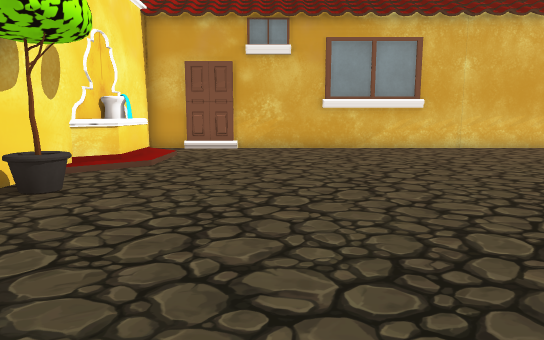
[1] (above)

13 first-person views from a walk through a Unity game level. The camera is 1.2 m above the floor, tilts 8° down and sees 70° across. The floor is counted in squares, 1 m on a side. Each view is taken from the middle of a square. On the plan, view 1 faces up. The plan holds only what a view shows up to about 15 squares ahead; the rest is blank. The place goes on beyond the plan. The player character is not drawn.

[2]
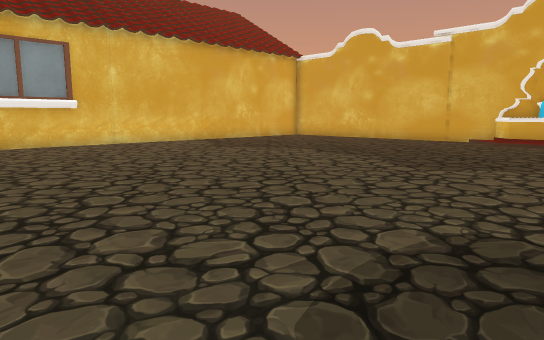

[3]
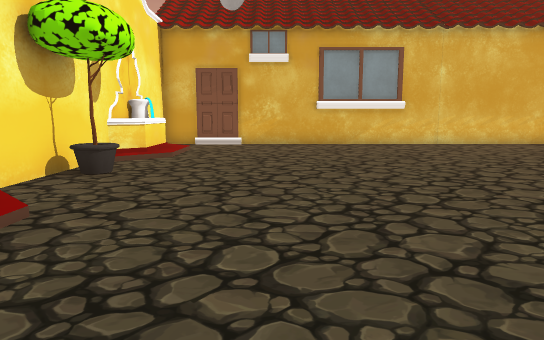

[4]
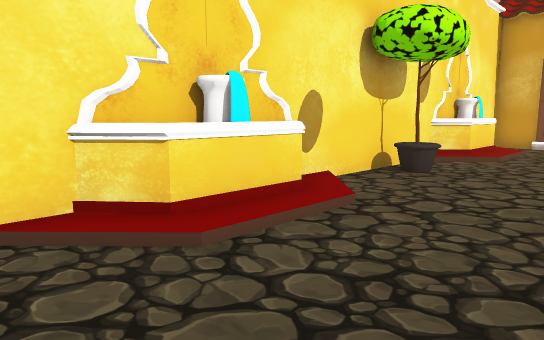

[5]
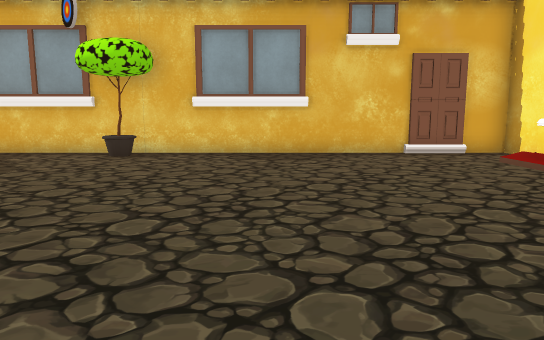

[6]
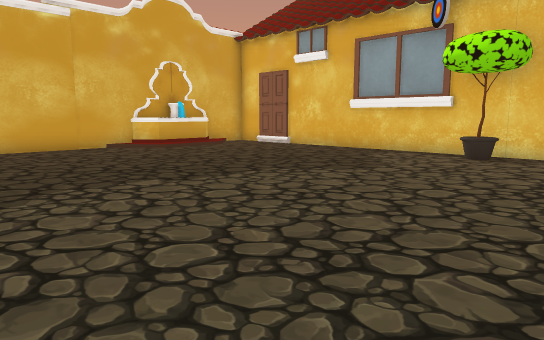

[7]
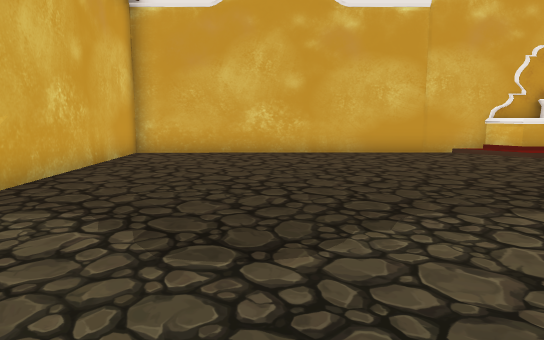

[8]
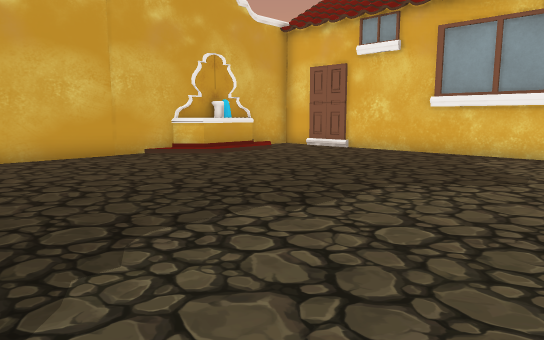

[9]
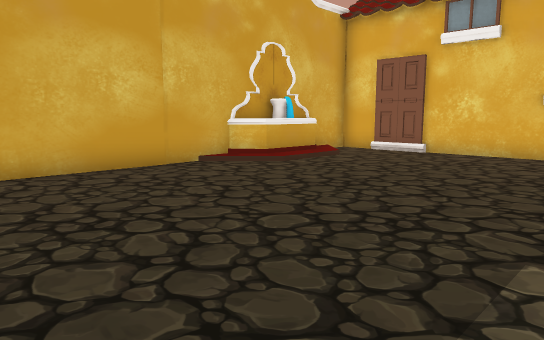

[10]
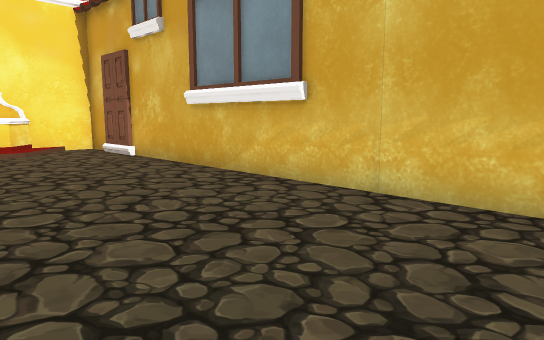

[11]
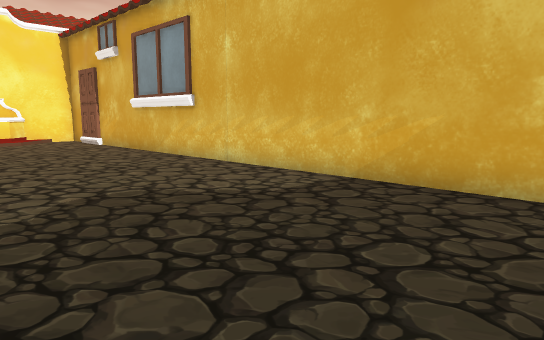

[12]
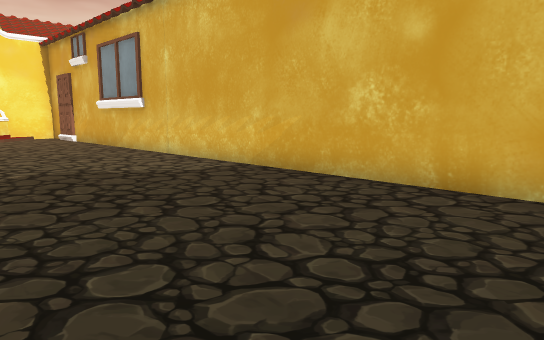

[13]
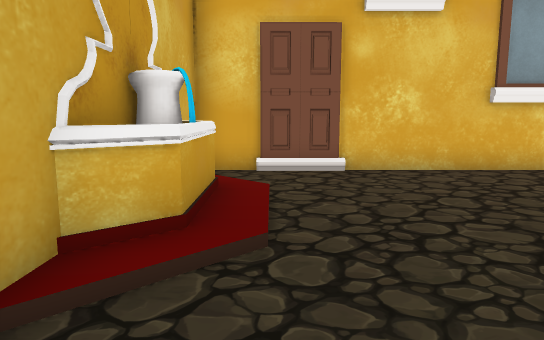

### Floor plan
Key: @ floor where view 1 was taken; # wall or solid block; . floor; / step, stairs or slope; F fountain; O other object.
Columns run from 5 left of view 1 to 19 right of it. Each row starts with its distance up from view 1.
 15 #########################
 14 #.##...####.............#
 13 #/......................#
 12 #F/.....................#
 11 #F/.....................#
 10 #F/.....................#
  9 #F/.....................#
  8 #/......................#
  7 #.......................#
  6 #OO.....................#
  5 #.......................#
  4 #/......................#
  3 #F/....................FF
  2 #F/....................FF
  1 #F/....................FF
  0 #F/..@.................FF
 -1 #/..........OO..........#
 -2 #......####.OO####......#
 -3 #########################

Positions as (right, up) in squares from view 1, and headings:
1: (0, 0), facing up
2: (0, -2), facing up-right
3: (0, -2), facing up
4: (0, -2), facing up-left
5: (3, 10), facing down
6: (4, 10), facing down-right
7: (6, 10), facing right
8: (7, 10), facing down-right
9: (10, 10), facing down-right
10: (10, 9), facing up-left
11: (15, 8), facing up-left
12: (18, 8), facing up-left
13: (17, 6), facing down
